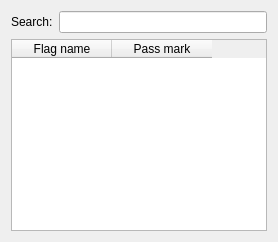
                 <widget class="QWidget" name="passMarkDetailsTab">
                  <attribute name="title">
                   <string>Pass mark</string>
                  </attribute>
                  <layout class="QVBoxLayout">
                   <item>
                    <layout class="QHBoxLayout">
                     <item>
                      <widget class="QLabel" name="label_search_details">
                       <property name="text">
                        <string>Search:</string>
                       </property>
                      </widget>
                     </item>
                     <item>
                      <widget class="ExtendedLineEdit" name="SVSearchDetailsLineEdit">
                       <property name="statusTip">
                        <string>Type a keyword to filter the list below</string>
                       </property>
                      </widget>
                     </item>
                    </layout>
                   </item>
                   <item>
                    <widget class="MTTableWidget" name="SVPassMarkTableWidget">
                     <property name="statusTip">
                      <string>Pass mark details</string>
                     </property>
                     <property name="showGrid">
                      <bool>false</bool>
                     </property>
                     <column>
                      <property name="text">
                       <string>Flag name</string>
                      </property>
                     </column>
                     <column>
                      <property name="text">
                       <string>Pass mark</string>
                      </property>
                     </column>
                    </widget>
                   </item>
                  </layout>
                 </widget>
